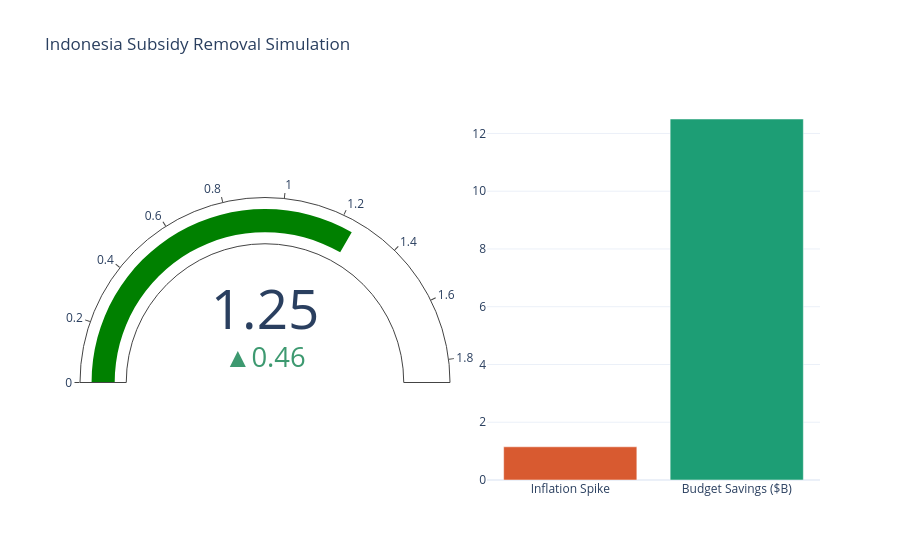

Notebook code cell kept with this figure:
### Markdown cell above
### SECTION 16 — Policy Simulation: Indonesia

Removing fuel subsidies simulation.

### Code cell
current_price, market_price = 0.79, 1.25
fig_sim = make_subplots(rows=1, cols=2, specs=[[{'type': 'indicator'}, {'type': 'bar'}]])
fig_sim.add_trace(go.Indicator(mode = "gauge+number+delta", value = market_price, delta = {'reference': current_price}, domain = {'x': [0, 0.5], 'y': [0, 1]}))
fig_sim.add_trace(go.Bar(x=['Inflation Spike', 'Budget Savings ($B)'], y=[(market_price-current_price)*2.5, 12.5], marker_color=['#D85A30', '#1D9E75']), row=1, col=2)
fig_sim.update_layout(title="Indonesia Subsidy Removal Simulation", template="plotly_white")
fig_sim.show()

print("What this tells us: Inflationary pressure vs budget savings.")

### Figure 1 — Plotly figure (JSON) as saved in the notebook; plotly's stock layout.template omitted (floating-point values rounded to 4 significant figures)
{"data": [{"delta": {"reference": 0.79}, "domain": {"x": [0, 0.5], "y": [0, 1]}, "mode": "gauge+number+delta", "type": "indicator", "value": 1.25}, {"marker": {"color": ["#D85A30", "#1D9E75"]}, "type": "bar", "x": ["Inflation Spike", "Budget Savings ($B)"], "xaxis": "x", "y": [1.15, 12.5], "yaxis": "y"}], "layout": {"title": {"text": "Indonesia Subsidy Removal Simulation"}, "xaxis": {"anchor": "y", "domain": [0.55, 1]}, "yaxis": {"anchor": "x", "domain": [0, 1]}}}
